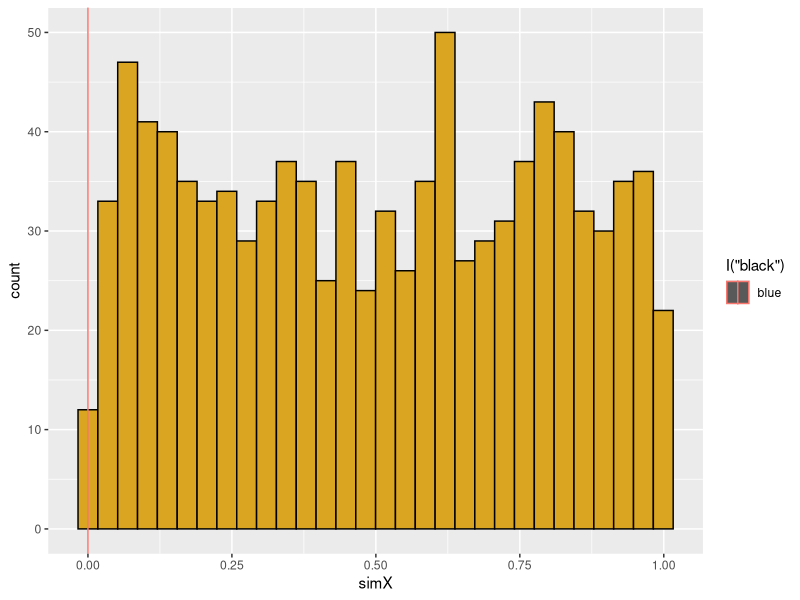

Source code (R):
## ---- chunk 1
library(ggplot2)
## ---- chunk 2
1.
counter <- 0
z <- rpois(10, 1)
print(z)
for(i in seq_along(z)) {
  if(z[i] == 0) {
    counter <- counter + 1
  }}
print(counter)
## ---- chunk 3
2. ## Use the which function to figure out which numbers are zero and then how many.
length(which(z==0))
## ---- chunk 4
3. ## Input two integers representing the number of rows and columns in a matrix. Output a matrix where each element is a product of the row and column number.

my_matrix <- function(r=4,
                      c=5){
  m <- base::matrix(NA, nrow=r, ncol=c) # will matrix with NA
  for(i in 1:nrow(m)) {
    for(j in 1:ncol(m)) {
      m[i,j] <- i*j
    } # end column loop
  } # end row loop 
  return(m)
} # end of my_matrix
# ------------------------------
my_matrix()


## ---- chunk 5
4. ## Randomization test for my data

set.seed(1210)

## read in data
make_data <- function(x=NULL) {
  
  if(is.null(x)) {
    Poll_VisitsA <- rnorm(n=82,mean=1,sd=0.5)
    Poll_VisitsB <- rnorm(n=76,mean=2.5,sd=0.5)
    Poll_VisitsC <- rnorm(n=90,mean=6,sd=0.5)
  }
  data.set <- data.frame(Treatment=c(rep('A', 82), rep('B', 76), rep('C', 90)), Rate=c(Poll_VisitsA, Poll_VisitsB, Poll_VisitsC)) # set up data frame
  
  return(data.set) 
  
  
  
  
}
# end of make_data
#-----------------------
make_data()
z <- make_data()
print(z)
## ---- chunk 6
## calculate metric
data_analysis <- function(x=z) {
stats <- aov(Rate ~ Treatment, data = x)
stats_summary <- summary(stats)[[1]][["Pr(>F)"]][[1]]
return(stats_summary)
} 
data_analysis()
## ---- chunk 7
##################################################
# function: shuffleData
# randomize data for regression analysis
# input: 3-column data frame (ID,xVar,yVar)
# output: 3-column data frame (ID,xVar,yVar)
#------------------------------------------------- 
shuffleData <- function(x=z) {
       
  x[,2] <- sample(x[,2]) # use sample function with defaults to reshuffle column
  
  return(x)
}
shuffleData()
## ---- chunk 8
##################################################
# function: getPVal
# calculate p value from simulation
# input: list of observed metric, and vector of simulated metrics
# output: lower, upper tail probability values
#------------------------------------------------- 
getPVal <- function(z=NULL) {
  if(is.null(z)){
    z <- list(xObs=runif(1),xSim=runif(1000))}
  pLower <- mean(z[[2]]<=z[[1]])
  pUpper <- mean(z[[2]]>=z[[1]])
  return(c(pL=pLower,pU=pUpper))
}
getPVal()
## ---- chunk 9
##################################################
# function: plotRanTest
# create ggplot of histogram of simulated values
# input: list of observed metric and vector of simulated metrics
# output: saved ggplot graph
#------------------------------------------------- 
plotRanTest <- function(z=NULL) {
  if(is.null(z)){
    z <- list(rnorm(1),rnorm(1000)) }
  dF <- data.frame(ID=seq_along(z[[2]]),simX=z[[2]])
  p1 <- ggplot(data=dF,mapping=aes(x=simX))
  p1 + geom_histogram(mapping=aes(fill=I("goldenrod"),color=I("black"))) +
    geom_vline(aes(xintercept=z[[1]],col="blue")) 
  
}


nSim <- 1000
Xsim <- rep(NA,nSim) # vector of simulated slopes
dF <- make_data()
Xobs <- data_analysis(dF)

for (i in seq_len(nSim)) {
  Xsim[i] <- data_analysis(shuffleData(dF))
}

slopes <- list(Xobs,Xsim)
getPVal(slopes)
plotRanTest(slopes)
